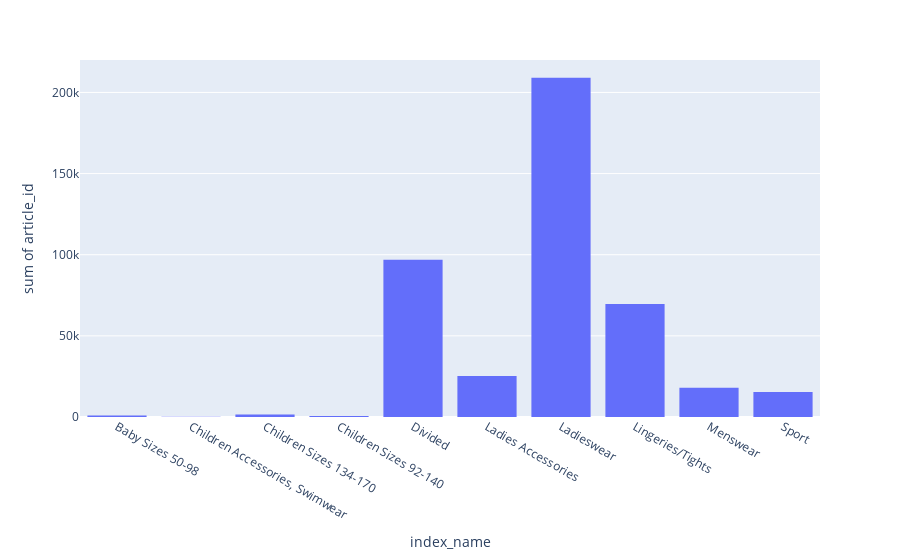

Notebook code cell kept with this figure:
### Code cell
plot_feature(detailed_transactions, "index_name")

### Figure 1 — Plotly figure (JSON) as saved in the notebook; plotly's stock layout.template omitted (floating-point values rounded to 4 significant figures)
{"data": [{"bingroup": "x", "histfunc": "sum", "hovertemplate": "index_name=%{x}<br>sum of article_id=%{y}<extra></extra>", "legendgroup": "", "marker": {"color": "#636efa", "pattern": {"shape": ""}}, "name": "", "orientation": "v", "showlegend": false, "type": "histogram", "x": ["Baby Sizes 50-98", "Children Accessories, Swimwear", "Children Sizes 134-170", "Children Sizes 92-140", "Divided", "Ladies Accessories", "Ladieswear", "Lingeries/Tights", "Menswear", "Sport"], "xaxis": "x", "y": [885, 203, 1573, 646, 96940, 25336, 208999, 69699, 18009, 15413], "yaxis": "y"}], "layout": {"barmode": "relative", "legend": {"tracegroupgap": 0}, "margin": {"t": 60}, "xaxis": {"anchor": "y", "domain": [0, 1], "title": {"text": "index_name"}}, "yaxis": {"anchor": "x", "domain": [0, 1], "title": {"text": "sum of article_id"}}}}
